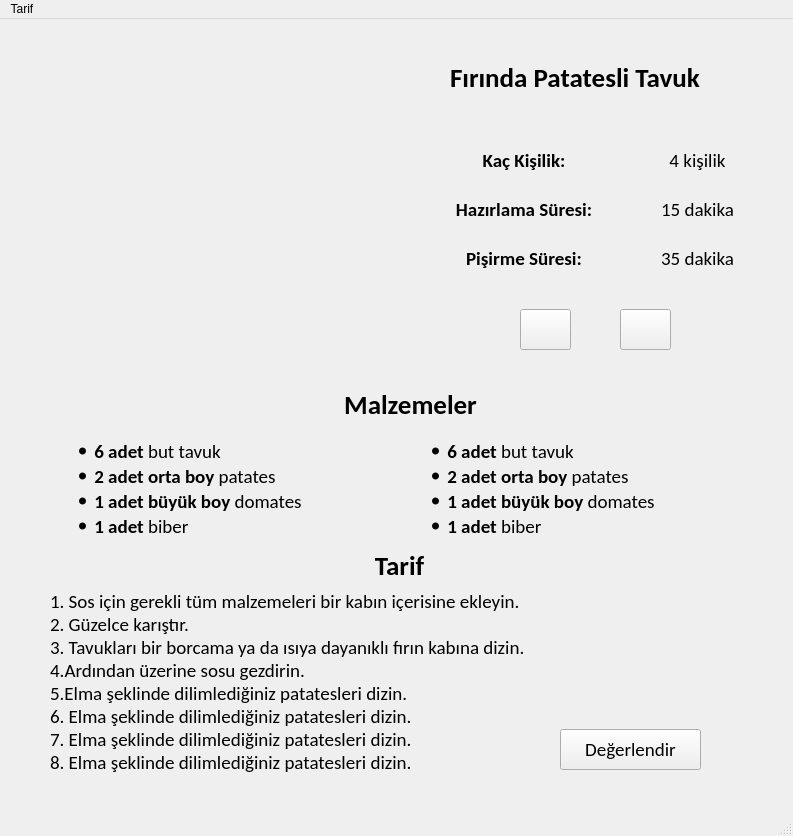
<?xml version="1.0" encoding="UTF-8"?>
<ui version="4.0">
 <class>MainWindow</class>
 <widget class="QMainWindow" name="MainWindow">
  <property name="geometry">
   <rect>
    <x>0</x>
    <y>0</y>
    <width>793</width>
    <height>836</height>
   </rect>
  </property>
  <property name="windowTitle">
   <string>Tarif</string>
  </property>
  <widget class="QWidget" name="centralwidget">
   <widget class="QLabel" name="foto">
    <property name="enabled">
     <bool>true</bool>
    </property>
    <property name="geometry">
     <rect>
      <x>30</x>
      <y>30</y>
      <width>391</width>
      <height>300</height>
     </rect>
    </property>
    <property name="text">
     <string/>
    </property>
    <property name="pixmap">
     <pixmap>../fotograflar/tavuk.jpg</pixmap>
    </property>
    <property name="scaledContents">
     <bool>true</bool>
    </property>
    <property name="alignment">
     <set>Qt::AlignCenter</set>
    </property>
   </widget>
   <widget class="QPushButton" name="oncekiButon">
    <property name="geometry">
     <rect>
      <x>520</x>
      <y>290</y>
      <width>51</width>
      <height>41</height>
     </rect>
    </property>
    <property name="text">
     <string/>
    </property>
    <property name="icon">
     <iconset>
      <normaloff>../../ntp-odev-main/kütüphane/ui/sol.png</normaloff>../../ntp-odev-main/kütüphane/ui/sol.png</iconset>
    </property>
    <property name="iconSize">
     <size>
      <width>32</width>
      <height>32</height>
     </size>
    </property>
   </widget>
   <widget class="QPushButton" name="sonrakiButon">
    <property name="geometry">
     <rect>
      <x>620</x>
      <y>290</y>
      <width>51</width>
      <height>41</height>
     </rect>
    </property>
    <property name="font">
     <font>
      <pointsize>8</pointsize>
     </font>
    </property>
    <property name="text">
     <string/>
    </property>
    <property name="icon">
     <iconset>
      <normaloff>../../ntp-odev-main/kütüphane/ui/sağ.png</normaloff>../../ntp-odev-main/kütüphane/ui/sağ.png</iconset>
    </property>
    <property name="iconSize">
     <size>
      <width>32</width>
      <height>32</height>
     </size>
    </property>
   </widget>
   <widget class="QWidget" name="verticalLayoutWidget_6">
    <property name="geometry">
     <rect>
      <x>440</x>
      <y>120</y>
      <width>341</width>
      <height>141</height>
     </rect>
    </property>
    <layout class="QVBoxLayout" name="verticalLayout_6">
     <item>
      <layout class="QHBoxLayout" name="horizontalLayout_5">
       <item>
        <widget class="QLabel" name="label_9">
         <property name="font">
          <font>
           <family>Calibri</family>
           <pointsize>14</pointsize>
           <weight>75</weight>
           <bold>true</bold>
          </font>
         </property>
         <property name="text">
          <string>Kaç Kişilik:</string>
         </property>
         <property name="alignment">
          <set>Qt::AlignCenter</set>
         </property>
        </widget>
       </item>
       <item>
        <widget class="QLabel" name="kisiLabel">
         <property name="font">
          <font>
           <family>Calibri</family>
           <pointsize>14</pointsize>
          </font>
         </property>
         <property name="text">
          <string>4 kişilik</string>
         </property>
         <property name="alignment">
          <set>Qt::AlignCenter</set>
         </property>
        </widget>
       </item>
      </layout>
     </item>
     <item>
      <layout class="QHBoxLayout" name="horizontalLayout_4">
       <item>
        <widget class="QLabel" name="label_7">
         <property name="font">
          <font>
           <family>Calibri</family>
           <pointsize>14</pointsize>
           <weight>75</weight>
           <bold>true</bold>
          </font>
         </property>
         <property name="text">
          <string>Hazırlama Süresi:</string>
         </property>
         <property name="alignment">
          <set>Qt::AlignCenter</set>
         </property>
        </widget>
       </item>
       <item>
        <widget class="QLabel" name="hazirlamaLabel">
         <property name="font">
          <font>
           <family>Calibri</family>
           <pointsize>14</pointsize>
          </font>
         </property>
         <property name="text">
          <string>15 dakika</string>
         </property>
         <property name="alignment">
          <set>Qt::AlignCenter</set>
         </property>
        </widget>
       </item>
      </layout>
     </item>
     <item>
      <layout class="QHBoxLayout" name="horizontalLayout_3">
       <item>
        <widget class="QLabel" name="label_3">
         <property name="font">
          <font>
           <family>Calibri</family>
           <pointsize>14</pointsize>
           <weight>75</weight>
           <bold>true</bold>
          </font>
         </property>
         <property name="text">
          <string>Pişirme Süresi:</string>
         </property>
         <property name="alignment">
          <set>Qt::AlignCenter</set>
         </property>
        </widget>
       </item>
       <item>
        <widget class="QLabel" name="pisirmeLabel">
         <property name="font">
          <font>
           <family>Calibri</family>
           <pointsize>14</pointsize>
          </font>
         </property>
         <property name="text">
          <string>35 dakika</string>
         </property>
         <property name="alignment">
          <set>Qt::AlignCenter</set>
         </property>
        </widget>
       </item>
      </layout>
     </item>
    </layout>
   </widget>
   <widget class="QLabel" name="tarifLabel">
    <property name="geometry">
     <rect>
      <x>450</x>
      <y>30</y>
      <width>419</width>
      <height>58</height>
     </rect>
    </property>
    <property name="font">
     <font>
      <family>Calibri</family>
      <pointsize>20</pointsize>
      <weight>75</weight>
      <bold>true</bold>
     </font>
    </property>
    <property name="text">
     <string>Fırında Patatesli Tavuk</string>
    </property>
    <property name="alignment">
     <set>Qt::AlignLeading|Qt::AlignLeft|Qt::AlignVCenter</set>
    </property>
   </widget>
   <widget class="QPushButton" name="degerlendirButon">
    <property name="geometry">
     <rect>
      <x>560</x>
      <y>710</y>
      <width>141</width>
      <height>41</height>
     </rect>
    </property>
    <property name="font">
     <font>
      <family>Calibri</family>
      <pointsize>14</pointsize>
     </font>
    </property>
    <property name="text">
     <string>Değerlendir</string>
    </property>
   </widget>
   <widget class="QWidget" name="layoutWidget">
    <property name="geometry">
     <rect>
      <x>50</x>
      <y>420</y>
      <width>699</width>
      <height>101</height>
     </rect>
    </property>
    <layout class="QHBoxLayout" name="horizontalLayout_6">
     <item>
      <widget class="QLabel" name="malzeme1">
       <property name="font">
        <font>
         <family>Calibri</family>
         <pointsize>14</pointsize>
        </font>
       </property>
       <property name="frameShape">
        <enum>QFrame::NoFrame</enum>
       </property>
       <property name="text">
        <string>&lt;ul&gt;
&lt;li&gt;&amp;#160;&lt;b&gt;6 adet&lt;/b&gt; but tavuk&lt;/li&gt;
&lt;li&gt;&amp;#160;&lt;b&gt;2 adet orta boy&lt;/b&gt; patates&lt;/li&gt;
&lt;li&gt;&amp;#160;&lt;b&gt;1 adet büyük boy&lt;/b&gt; domates&lt;/li&gt;
&lt;li&gt;&amp;#160;&lt;b&gt;1 adet&lt;/b&gt; biber&lt;/li&gt;
&lt;/ul&gt;</string>
       </property>
       <property name="scaledContents">
        <bool>false</bool>
       </property>
       <property name="alignment">
        <set>Qt::AlignLeading|Qt::AlignLeft|Qt::AlignTop</set>
       </property>
       <property name="wordWrap">
        <bool>true</bool>
       </property>
      </widget>
     </item>
     <item>
      <widget class="QLabel" name="malzeme2">
       <property name="font">
        <font>
         <family>Calibri</family>
         <pointsize>14</pointsize>
        </font>
       </property>
       <property name="frameShape">
        <enum>QFrame::NoFrame</enum>
       </property>
       <property name="text">
        <string>&lt;ul&gt;
&lt;li&gt;&amp;#160;&lt;b&gt;6 adet&lt;/b&gt; but tavuk&lt;/li&gt;
&lt;li&gt;&amp;#160;&lt;b&gt;2 adet orta boy&lt;/b&gt; patates&lt;/li&gt;
&lt;li&gt;&amp;#160;&lt;b&gt;1 adet büyük boy&lt;/b&gt; domates&lt;/li&gt;
&lt;li&gt;&amp;#160;&lt;b&gt;1 adet&lt;/b&gt; biber&lt;/li&gt;
&lt;/ul&gt;</string>
       </property>
       <property name="scaledContents">
        <bool>false</bool>
       </property>
       <property name="alignment">
        <set>Qt::AlignLeading|Qt::AlignLeft|Qt::AlignTop</set>
       </property>
       <property name="wordWrap">
        <bool>true</bool>
       </property>
      </widget>
     </item>
    </layout>
   </widget>
   <widget class="QLabel" name="labelaslsa">
    <property name="geometry">
     <rect>
      <x>320</x>
      <y>370</y>
      <width>181</width>
      <height>31</height>
     </rect>
    </property>
    <property name="font">
     <font>
      <family>Calibri</family>
      <pointsize>20</pointsize>
      <weight>75</weight>
      <bold>true</bold>
     </font>
    </property>
    <property name="text">
     <string>Malzemeler</string>
    </property>
    <property name="alignment">
     <set>Qt::AlignCenter</set>
    </property>
   </widget>
   <widget class="QLabel" name="etkinlikLabel_3">
    <property name="geometry">
     <rect>
      <x>50</x>
      <y>530</y>
      <width>699</width>
      <height>33</height>
     </rect>
    </property>
    <property name="font">
     <font>
      <family>Calibri</family>
      <pointsize>20</pointsize>
      <weight>75</weight>
      <bold>true</bold>
     </font>
    </property>
    <property name="text">
     <string>Tarif</string>
    </property>
    <property name="alignment">
     <set>Qt::AlignCenter</set>
    </property>
   </widget>
   <widget class="QLabel" name="aciklamaLabel">
    <property name="geometry">
     <rect>
      <x>50</x>
      <y>570</y>
      <width>501</width>
      <height>292</height>
     </rect>
    </property>
    <property name="font">
     <font>
      <family>Calibri</family>
      <pointsize>14</pointsize>
     </font>
    </property>
    <property name="frameShape">
     <enum>QFrame::NoFrame</enum>
    </property>
    <property name="text">
     <string>1. Sos için gerekli tüm malzemeleri bir kabın içerisine ekleyin.
2. Güzelce karıştır.
3. Tavukları bir borcama ya da ısıya dayanıklı fırın kabına dizin.
4.Ardından üzerine sosu gezdirin.
5.Elma şeklinde dilimlediğiniz patatesleri dizin.
6. Elma şeklinde dilimlediğiniz patatesleri dizin.
7. Elma şeklinde dilimlediğiniz patatesleri dizin.
8. Elma şeklinde dilimlediğiniz patatesleri dizin.


</string>
    </property>
    <property name="scaledContents">
     <bool>false</bool>
    </property>
    <property name="alignment">
     <set>Qt::AlignLeading|Qt::AlignLeft|Qt::AlignTop</set>
    </property>
    <property name="wordWrap">
     <bool>true</bool>
    </property>
   </widget>
  </widget>
  <widget class="QMenuBar" name="menubar">
   <property name="geometry">
    <rect>
     <x>0</x>
     <y>0</y>
     <width>793</width>
     <height>21</height>
    </rect>
   </property>
   <widget class="QMenu" name="menuKitap">
    <property name="title">
     <string>Tarif</string>
    </property>
    <addaction name="tarifEkle"/>
    <addaction name="tarifAra"/>
    <addaction name="degerlendirmeler"/>
   </widget>
   <addaction name="menuKitap"/>
  </widget>
  <widget class="QStatusBar" name="statusbar"/>
  <action name="tarifEkle">
   <property name="text">
    <string>Tarif Ekle</string>
   </property>
  </action>
  <action name="tarifAra">
   <property name="text">
    <string>Tarif Ara</string>
   </property>
  </action>
  <action name="degerlendirmeler">
   <property name="text">
    <string>Değerlendirmeler</string>
   </property>
  </action>
 </widget>
 <resources/>
 <connections/>
</ui>
